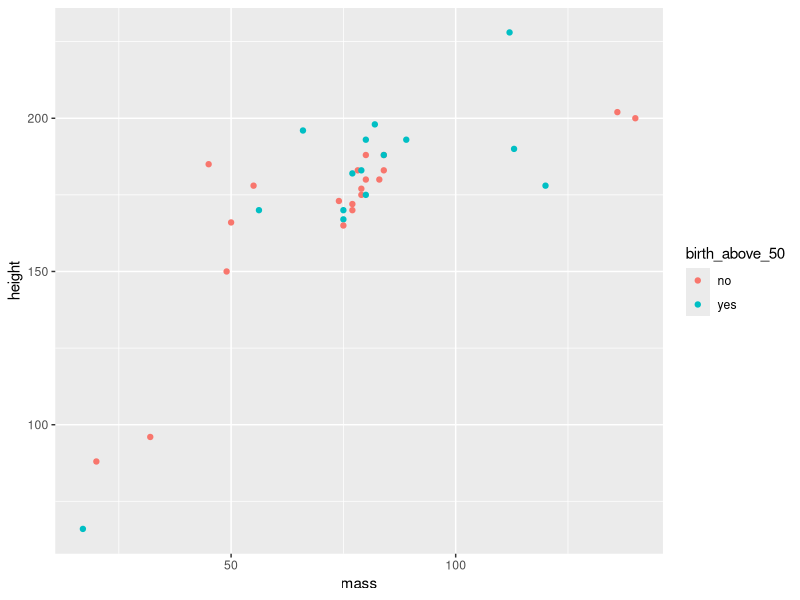

Recreate this plot in R.
## ---- chunk 1
x <- c(1,2,3,4,5)
mean(x)
## ---- chunk 2
mean(c(1,2,3,4,5))
## ---- chunk 3
library(tidyverse)
c(1,2,3,4,5) %>%
  mean()
## ---- chunk 4
c(1,2,3,4,5) %>% # create the vector and then
  mean()         # calculate the mean
## ---- chunk 5
starwars |> 
  summarize(
    mean_birth_year = mean(birth_year, na.rm = TRUE)
    ) |>
  print()
## ---- chunk 6
starwars |>
  group_by(gender) |>
  summarize(
    mean_height = mean(height, na.rm = T),
    mean_mass = mean(mass, na.rm = T)
  ) 
## ---- chunk 7
starwars |>
  # First filter the cases with a mass higher than 200 and for which birth_year is not NA
  filter(
    mass < 200,
    !is.na(birth_year)
  ) |>

  # Then we create a variable that has value yes if the character's birth year is above 50 and no otherwise
  mutate(
    birth_above_50 = if_else(birth_year > 50, "yes", "no") 
  ) |>
  
  # Select the necessary variables for the graph (not really necessary but this is to show this option)
  select(
    height, 
    mass, 
    birth_above_50) |>

  # Create the graph
  ggplot(
    aes(x = mass, y = height, color = birth_above_50)
  ) + geom_point()
